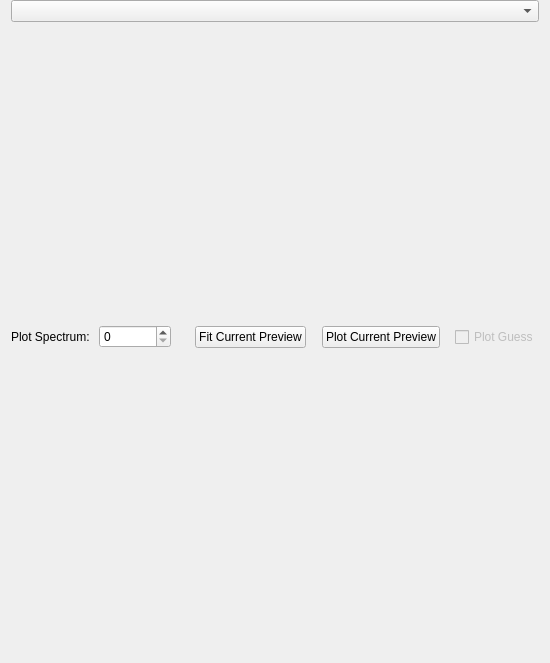
<?xml version="1.0" encoding="UTF-8"?>
<ui version="4.0">
 <class>FitPreviewPlot</class>
 <widget class="QWidget" name="FitPreviewPlot">
  <property name="geometry">
   <rect>
    <x>0</x>
    <y>0</y>
    <width>550</width>
    <height>663</height>
   </rect>
  </property>
  <property name="sizePolicy">
   <sizepolicy hsizetype="Expanding" vsizetype="Expanding">
    <horstretch>0</horstretch>
    <verstretch>0</verstretch>
   </sizepolicy>
  </property>
  <property name="minimumSize">
   <size>
    <width>0</width>
    <height>0</height>
   </size>
  </property>
  <property name="windowTitle">
   <string>Form</string>
  </property>
  <layout class="QVBoxLayout" name="verticalLayout_2" stretch="0,0,0">
   <property name="spacing">
    <number>0</number>
   </property>
   <property name="topMargin">
    <number>0</number>
   </property>
   <item>
    <widget class="QComboBox" name="cbDataSelection"/>
   </item>
   <item>
    <layout class="QGridLayout" name="gridLayout"/>
   </item>
   <item>
    <layout class="QHBoxLayout" name="loPlotOptions">
     <item>
      <widget class="QLabel" name="lbPlotSpectrum">
       <property name="text">
        <string>Plot Spectrum:</string>
       </property>
      </widget>
     </item>
     <item>
      <widget class="QStackedWidget" name="swPlotSpectrum">
       <property name="currentIndex">
        <number>0</number>
       </property>
       <widget class="QWidget" name="pgPlotSpinBox">
        <layout class="QHBoxLayout" name="horizontalLayout_2">
         <item>
          <widget class="QSpinBox" name="spPlotSpectrum"/>
         </item>
        </layout>
       </widget>
       <widget class="QWidget" name="pgPlotCombo">
        <layout class="QHBoxLayout" name="horizontalLayout">
         <item>
          <widget class="QComboBox" name="cbPlotSpectrum"/>
         </item>
        </layout>
       </widget>
      </widget>
     </item>
     <item>
      <spacer name="hspFitSingle">
       <property name="orientation">
        <enum>Qt::Horizontal</enum>
       </property>
       <property name="sizeHint" stdset="0">
        <size>
         <width>40</width>
         <height>20</height>
        </size>
       </property>
      </spacer>
     </item>
     <item>
      <widget class="QPushButton" name="pbFitSingle">
       <property name="minimumSize">
        <size>
         <width>0</width>
         <height>0</height>
        </size>
       </property>
       <property name="text">
        <string>Fit Current Preview</string>
       </property>
      </widget>
     </item>
     <item>
      <spacer name="hspPlotPreview">
       <property name="orientation">
        <enum>Qt::Horizontal</enum>
       </property>
       <property name="sizeHint" stdset="0">
        <size>
         <width>40</width>
         <height>20</height>
        </size>
       </property>
      </spacer>
     </item>
     <item>
      <widget class="QPushButton" name="pbPlotPreview">
       <property name="text">
        <string>Plot Current Preview</string>
       </property>
      </widget>
     </item>
     <item>
      <spacer name="hspPlotGuess">
       <property name="orientation">
        <enum>Qt::Horizontal</enum>
       </property>
       <property name="sizeHint" stdset="0">
        <size>
         <width>40</width>
         <height>20</height>
        </size>
       </property>
      </spacer>
     </item>
     <item>
      <widget class="QCheckBox" name="ckPlotGuess">
       <property name="enabled">
        <bool>false</bool>
       </property>
       <property name="text">
        <string>Plot Guess</string>
       </property>
      </widget>
     </item>
    </layout>
   </item>
  </layout>
 </widget>
 <resources/>
 <connections/>
</ui>
